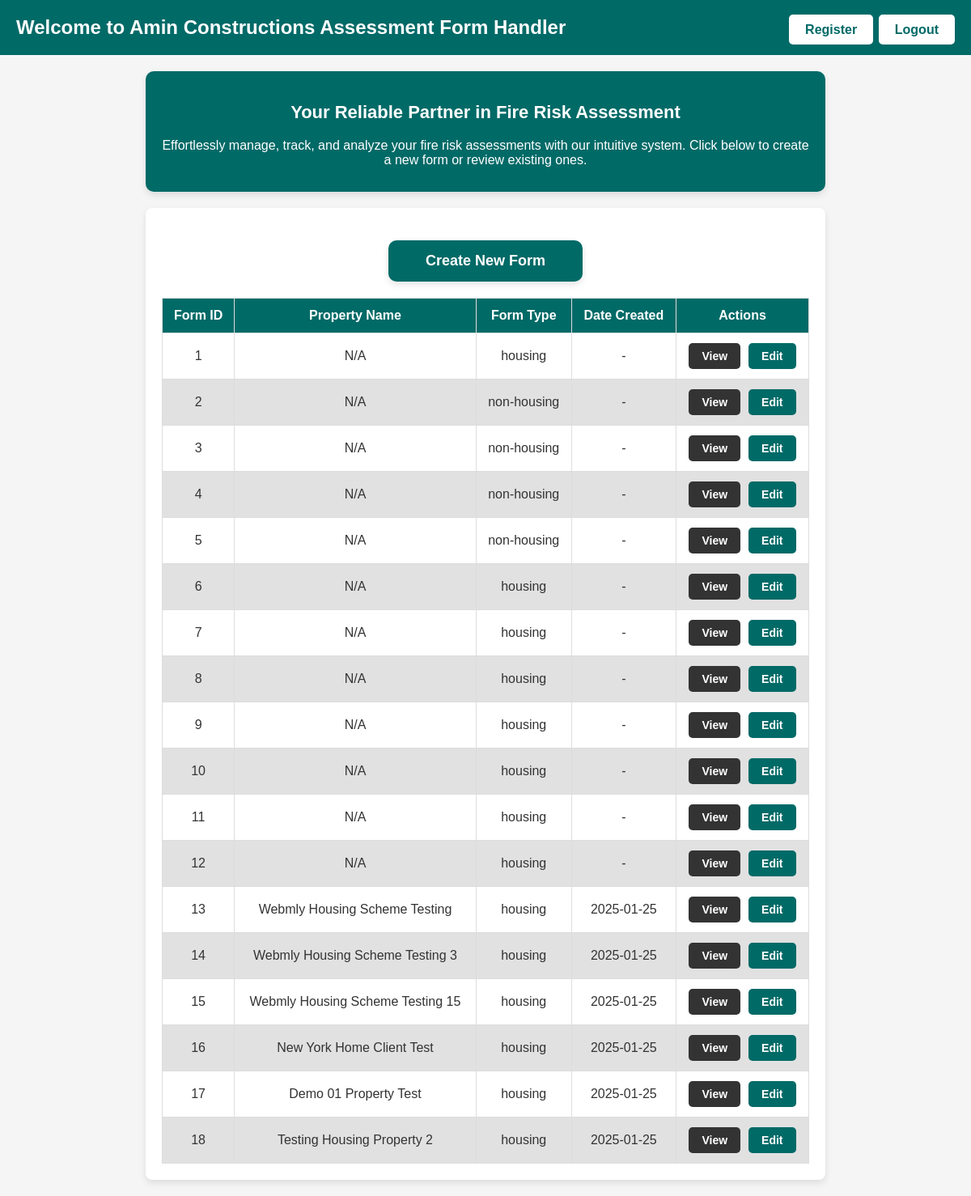
Page / (signed in) on the earlier database version.
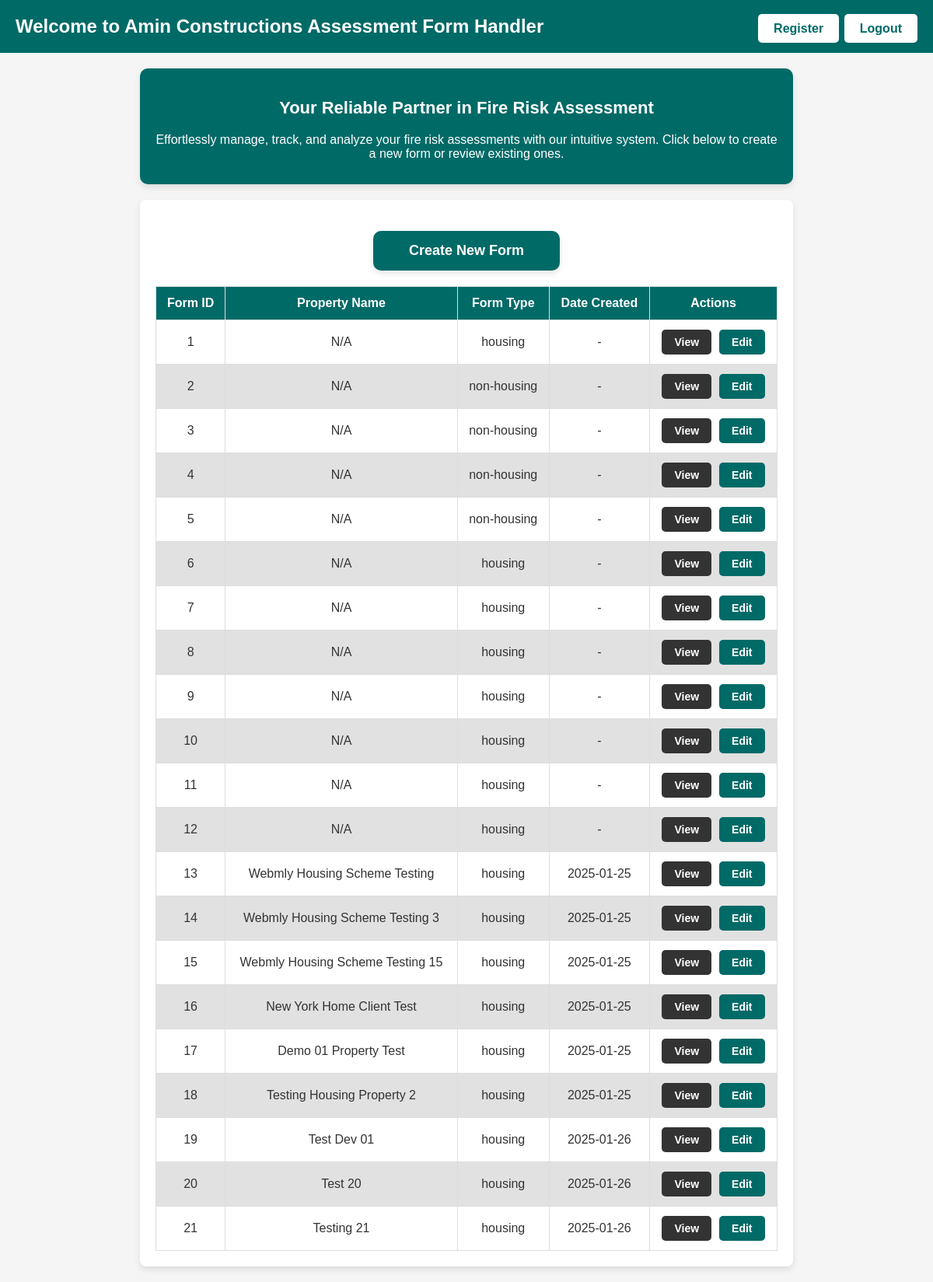
Same page on the later database version.
### POC2/app.py (models this page shows)
class Form(db.Model):
    id = db.Column(db.Integer, primary_key=True)
    form_id = db.Column(db.String(50), unique=True, nullable=False)
    form_type = db.Column(db.String(20), nullable=False)  # new column to store form type
    date_created = db.Column(db.DateTime, nullable=False, default=datetime.utcnow)
    property_name = db.Column(db.String(100), nullable=True)

### POC2/app.py (the view)
@app.route('/')
@login_required
def index():
    forms = Form.query.all()
    return render_template('index.html', forms=forms)

### POC2/app.py (called while the page is built)
def login_required(f):
    @wraps(f)
    def decorated_function(*args, **kwargs):
        if 'user_id' not in session:
            return redirect(url_for('login'))
        return f(*args, **kwargs)
    return decorated_function

### POC2/templates/index.html (shortened to what this page needs)
<!DOCTYPE html>
<html lang="en">
<head>
</head>
<body>
    <header>
        Welcome to Amin Constructions Assessment Form Handler
        <div class="header-buttons">
            {% if session['username'] == 'admin' %}
            <a href="{{ url_for('register') }}" class="logout-button">Register</a>
            {% endif %}
            <a href="{{ url_for('logout') }}" class="logout-button">Logout</a>
        </div>
    </header>
    <div class="welcome-section">
        <h2>Your Reliable Partner in Fire Risk Assessment</h2>
        <p>Effortlessly manage, track, and analyze your fire risk assessments with our intuitive system.
        Click below to create a new form or review existing ones.</p>
    </div>
    <div class="form-list">
        <a href="{{ url_for('create_form') }}" class="create-form">Create New Form</a>
        <table>
            <thead>
                <tr>
                    <th>Form ID</th>
                    <th>Property Name</th>
                    <th>Form Type</th>
                    <th>Date Created</th>
                    <th>Actions</th>
                </tr>
            </thead>
            <tbody>
                {% for form in forms %}
                <tr>
                    <td>{{ form.form_id }}</td>
                    <td>{{ form.property_name or 'N/A' }}</td>
                    <td>{{ form.form_type }}</td>
                    <td>{{ form.date_created.strftime('%Y-%m-%d') if form.date_created else '-' }}</td>
                    <td>
                        <div class="action-buttons">
                            <a href="{{ url_for('view_form', form_id=form.form_id) }}" class="view-button">View</a>
                            <a href="{{ url_for('edit_form', form_id=form.form_id) }}" class="edit-button">Edit</a>
                        </div>
                    </td>
                </tr>
                {% endfor %}
            </tbody>
        </table>
    </div>
</body>
</html>

### POC2/templates/index.html (style rules this page uses)
:root { --dark-text: #333333; --accent-color: #006A67; --light-background: #f5f5f5; --light-hover: #e1e1e1; }
body { font-family: Arial, sans-serif; background-color: var(--light-background); color: var(--dark-text); margin: 0; padding: 0; }
header { display: flex; justify-content: space-between; align-items: center; background-color: var(--accent-color); color: white; padding: 20px; font-size: 24px; font-weight: bold; }
.logout-button { background-color: white; color: var(--accent-color); padding: 10px 20px; font-size: 16px; font-weight: bold; text-decoration: none; border-radius: 5px; transition: background-color 0.3s ease, transform 0.3s ease; }
.welcome-section { background-color: var(--accent-color); color: #ffffff; text-align: center; padding: 20px; margin: 20px auto; max-width: 800px; border-radius: 10px; box-shadow: 0 4px 8px rgba(0, 0, 0, 0.1); }
.welcome-section h2 { font-size: 22px; font-weight: bold; color: #ffffff; }
.welcome-section p { font-size: 16px; margin: 10px 0; color: #ffffff; }
.form-list { max-width: 800px; margin: 20px auto; padding: 20px; background-color: #ffffff; border-radius: 8px; box-shadow: 0 4px 8px rgba(0, 0, 0, 0.1); }
.create-form { display: block; width: 200px; text-align: center; margin: 20px auto; padding: 15px 20px; font-size: 18px; font-weight: bold; background-color: var(--accent-color); color: white; text-decoration: none; border-radius: 10px; transition: background-color 0.3s ease, transform 0.3s ease; box-shadow: 0 4px 8px rgba(0, 0, 0, 0.1); }
table { width: 100%; border-collapse: collapse; margin-top: 20px; }
table th, table td { border: 1px solid #ddd; padding: 12px; text-align: center; font-size: 16px; }
table th { background-color: var(--accent-color); color: white; font-weight: bold; }
table tr { background-color: #ffffff; }
table tr:nth-child(even) { background-color: var(--light-hover); }
.action-buttons { display: flex; justify-content: center; gap: 10px; }
.view-button, .edit-button { text-decoration: none; padding: 8px 16px; font-size: 14px; font-weight: bold; border-radius: 5px; color: white; transition: background-color 0.3s ease, transform 0.3s ease; }
.view-button { background-color: #333333; }
.edit-button { background-color: var(--accent-color); }

Differences in the rows shown:
added Form: form_id "19", property_name "Test Dev 01", form_type "housing", date_created "2025-01-26"
added Form: form_id "20", property_name "Test 20", form_type "housing", date_created "2025-01-26"
added Form: form_id "21", property_name "Testing 21", form_type "housing", date_created "2025-01-26"
